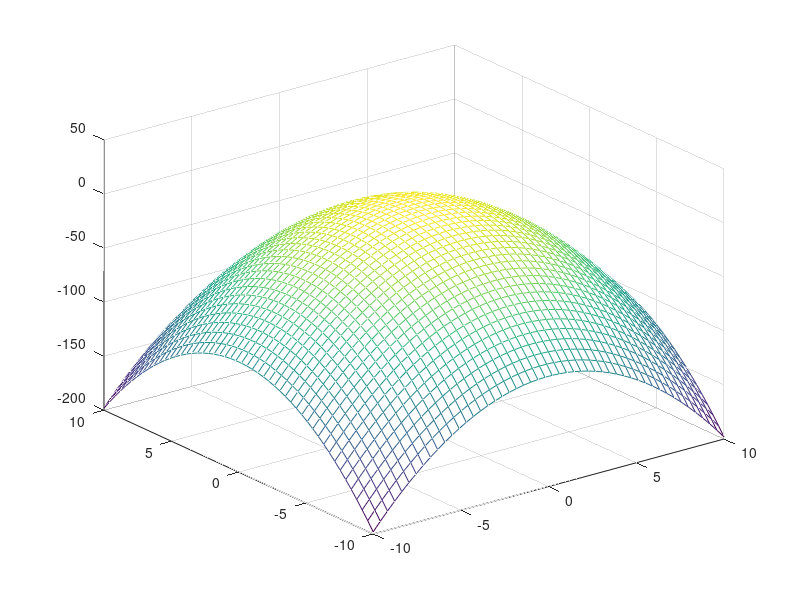

Write the MATLAB code that produced this figure.
x = linspace(-10, 10, 50);
y = linspace(-10, 10, 50);
[xx, yy] = meshgrid(x, y);
figure;
mesh(xx, yy, 2 - (xx.^2 + yy.^2));
saveas(gcf, '22000021.png');
pause;
